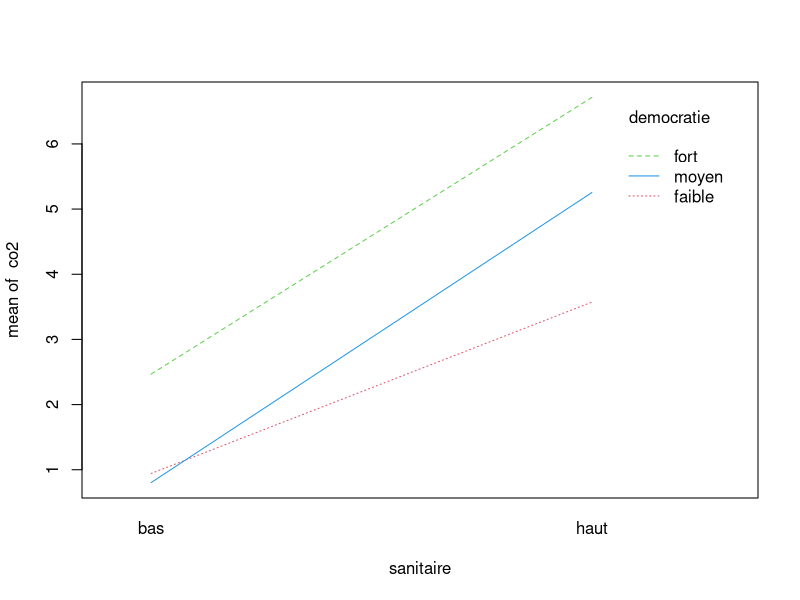
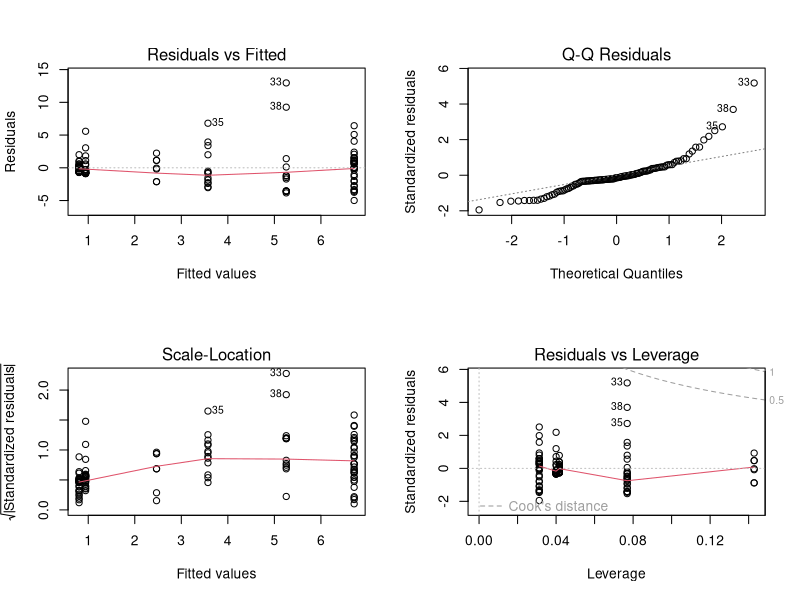
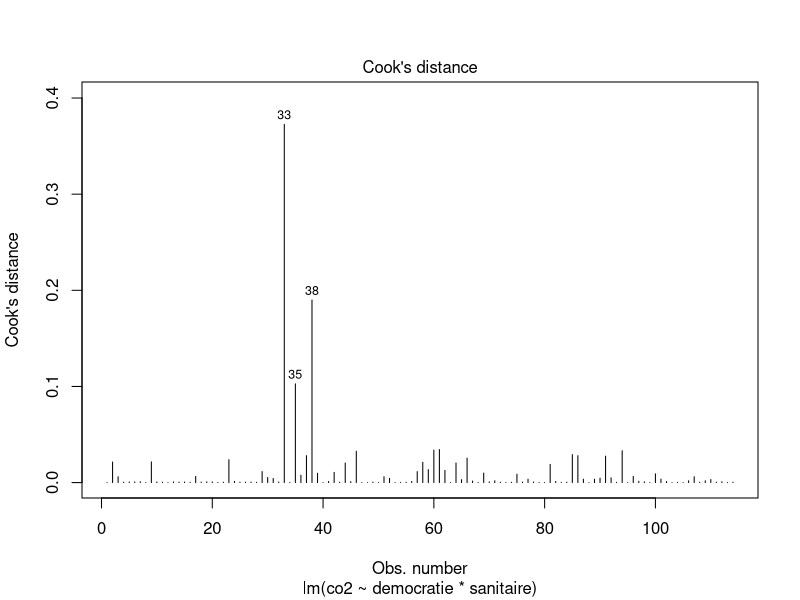
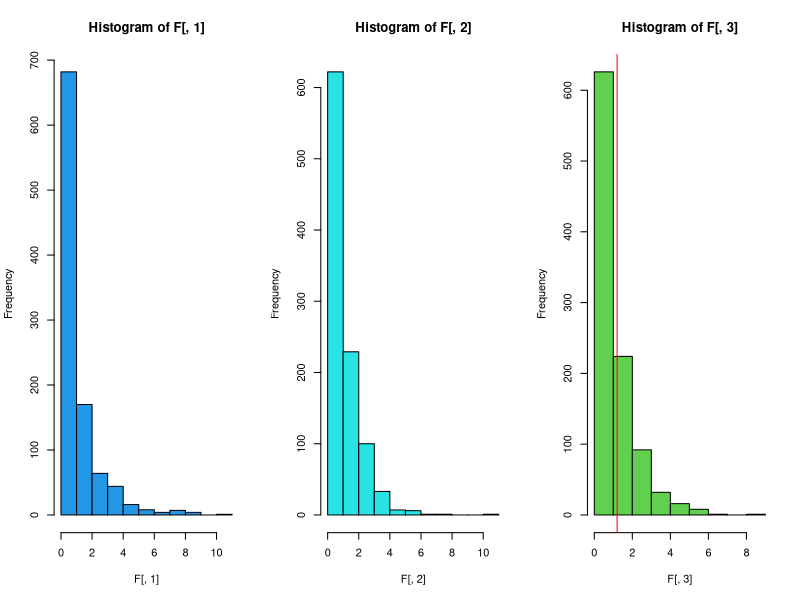
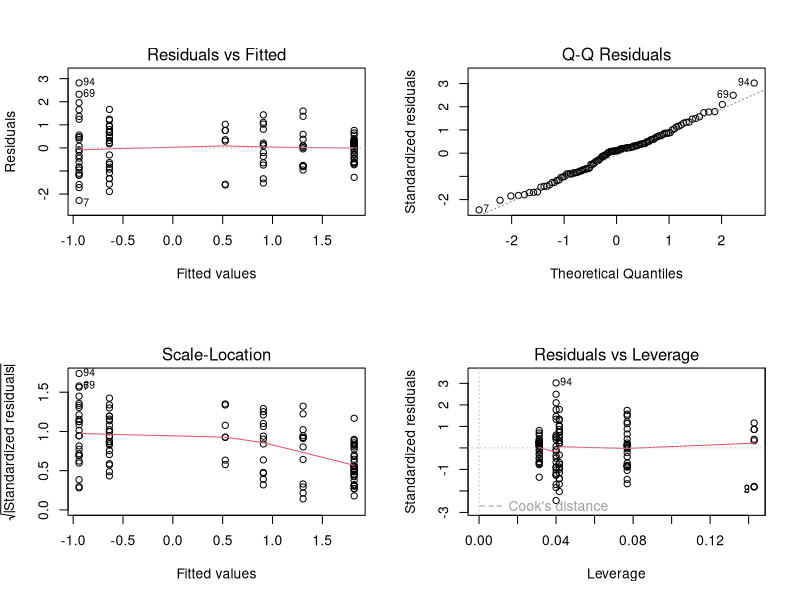
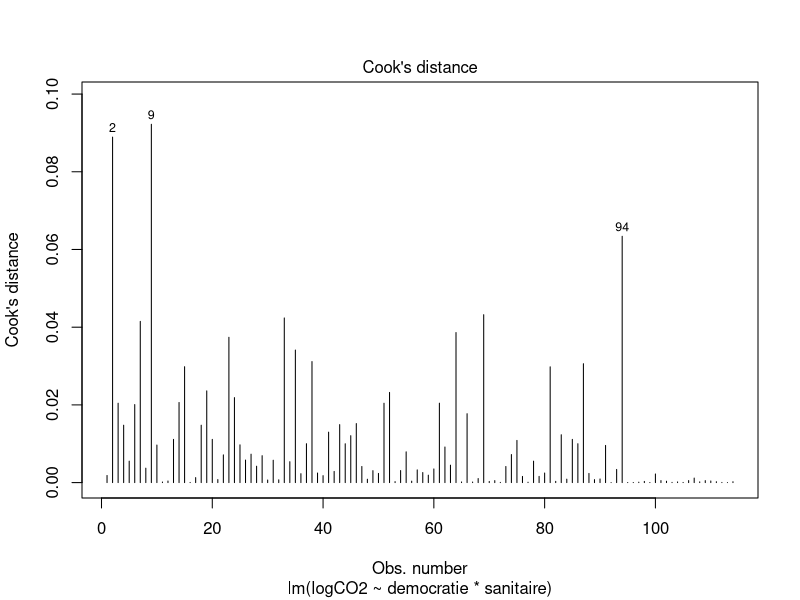
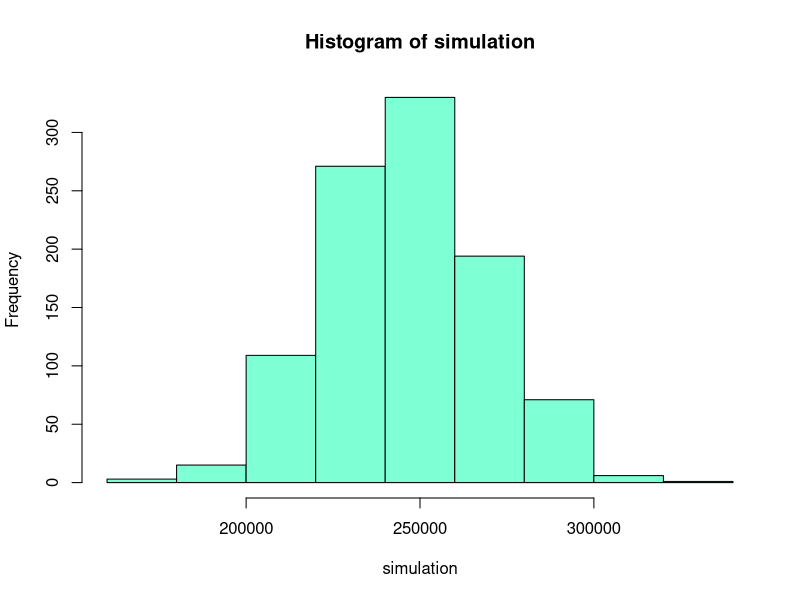

Source code (R) for these figures, in order:
## ---- chunk 1
knitr::opts_chunk$set(echo = TRUE)
## ---- chunk 2
rm(list=ls())
## ---- chunk 3
goodlife <- read.csv("./good_life.txt", sep = "\t", header = TRUE, dec = ",")
continent <- goodlife$continent
region <- goodlife$region_monde
pays <- goodlife$pays
co2 <- goodlife$CO2
eau <- goodlife$eau
sanitaire <- as.factor(goodlife$sanitaire)
democratie <- as.factor(goodlife$democratie)
## ---- chunk 4
num_sanitaire <- as.numeric(sanitaire)
num_democratie <- as.numeric(democratie)
tab <- table(num_sanitaire,num_democratie)
chisq.test(tab)
## ---- chunk 5
chisq.test(tab)$expected
## ---- chunk 6
fisher.test(tab)
## ---- chunk 7
xtabs(~ sanitaire + democratie)
## ---- chunk 8
interaction.plot(sanitaire, democratie, co2, col = 2:4)
## ---- chunk 9
lm1 <- lm(co2 ~ democratie * sanitaire )
coefficients(lm1)
anova(lm1)
## ---- chunk 10
lm1b <- lm(co2~ democratie + sanitaire)
summary(lm1b)
## ---- chunk 11
contrasts(democratie) #par défaut
democratie2 <- democratie
contrasts(democratie2) <- contr.treatment(3, base = 2)
contrasts(democratie2) # democratiefort passe en référence (dans l'intercept)
lm1c <- lm(co2~democratie2+sanitaire)
summary(lm1c)
## ---- chunk 12
summary(lm1)
## ---- chunk 13
lm2 <- lm(co2 ~ sanitaire * democratie)
coefficients(lm2)
anova(lm2)
## ---- chunk 14
lm1 <- lm(co2 ~ democratie*sanitaire)
lm1b <- lm(co2 ~ democratie + sanitaire)
lm2 <- lm(co2 ~ sanitaire * democratie)
lm2b <- lm(co2 ~ sanitaire + democratie)
lm_democratie <- lm(co2 ~ democratie)
lm_sanitaire <- lm(co2 ~ sanitaire )
## ---- chunk 15
anova(lm2b, lm_sanitaire)
## ---- chunk 16
anova(lm1b, lm_democratie)
## ---- chunk 17
anova(lm1, lm1b)
anova(lm2, lm2b)
## ---- chunk 18
library(car)
## ---- chunk 19
Anova(lm1, type = 2)
Anova(lm2, type = 2)
## ---- chunk 20
par(mfrow = c(2, 2))
plot(lm1)
## ---- chunk 21
shapiro.test(residuals(lm1))
## ---- chunk 22
bartlett.test(residuals(lm1), interaction(democratie, sanitaire))
## ---- chunk 23
par(mfrow=c(1,1))
plot(lm1,4)
## ---- chunk 24
F = matrix(0, nc = 4, nr = 1000)
for (i in 1:1000) {
  CO2_sim = sample(x = co2,
                   size = length(co2),
                   replace = FALSE)
  lm_temp = lm(CO2_sim ~ sanitaire * democratie)
  F[i, ] = anova(lm_temp)$"F value"
}
sum(F[, 1] > anova(lm1)$"F value"[1]) / 1000
sum(F[, 2] > anova(lm1)$"F value"[2]) / 1000
sum(F[, 3] > anova(lm1)$"F value"[3]) / 1000
## ---- chunk 25
par(mfrow=c(1,3))
hist(F[,1], col = 4) ; abline(v = anova(lm1)$"F value"[1], col = 'red')
hist(F[, 2], col = 5) ; abline(v = anova(lm1)$"F value"[2], col = 'red')
hist(F[,3], col = 3) ; abline(v = anova(lm1)$"F value"[3], col = 'red')
## ---- chunk 26
logCO2 <- log(co2)
lm3 <- lm(logCO2 ~ democratie*sanitaire)
## ---- chunk 27
par(mfrow = c(2,2))
plot(lm3)
shapiro.test(residuals(lm3)) # on ne rejete pas H0
bartlett.test(residuals(lm3), democratie)
bartlett.test(residuals(lm3), sanitaire) # => on rejete H0
par(mfrow = c(1,1))
plot(lm3, 4)
## ---- chunk 28
anova(lm3)
## ---- chunk 29
Fb = matrix(0, nc = 4, nr = 1000)
for (i in 1:1000) {
  logCO2_sim = sample(x = logCO2,
                   size = length(logCO2),
                   replace = FALSE)
  lm_temp = lm(logCO2_sim ~ sanitaire * democratie)
  Fb[i, ] = anova(lm_temp)$"F value"
}
sum(Fb[, 1] > anova(lm3)$"F value"[1]) / 1000
sum(Fb[, 2] > anova(lm3)$"F value"[2]) / 1000
sum(Fb[, 3] > anova(lm3)$"F value"[3]) / 1000
## ---- chunk 30
library(nortest)

R <- rank(co2)
S <- rank(eau)
D <- sum((R-S)**2)

simulation=vector()
for (i in 1:1000) {
  R_sim=sample(R, length(R),replace=FALSE)
  S_sim=sample(S, length(S), replace = FALSE)
  simulation[i]=sum((R_sim - S_sim)**2)
}

hist(simulation, col = "aquamarine")
cvm.test(simulation)
## ---- chunk 31
cor.test(co2, eau, m = "pearson")
## ---- chunk 32
anova(lm(co2~ eau))
## ---- chunk 33
cor.test(co2, eau,  m="spearman") # attention aux ex-aequos 
cor.test(co2, eau, m="kendall")
## ---- chunk 34
tab2 <- table(continent, region); tab2
## ---- chunk 35
lm4 <- lm(co2 ~ continent + region) # attention l'ordre est important 
anova(lm4)
Anova(lm4, type = "II")
summary(lm4)
## ---- chunk 36
region2 <- as.factor(region)
contrasts(region2) <- contr.treatment(9, base = 5) # Asie_indus en intercepte

lm4b <- lm(co2 ~ continent + region2) 
summary(lm4b)
## ---- chunk 37
lm5 <- aov(co2 ~ continent + Error(region))
summary(lm5)
coefficients(lm5)
## ---- chunk 38
library(nlme)
library(lme4)
## ---- chunk 39
lm6 <- lme(fixed=co2~1+continent, random = list(continent=~1, region=~1))
summary(lm6)
coefficients(lm6)
Anova(lm6, type = 2)
## ---- chunk 40
lm7 <- lmer(co2~continent+(1|continent:region))
summary(lm7)
anova(lm7)
Anova(lm7, type = 2)
